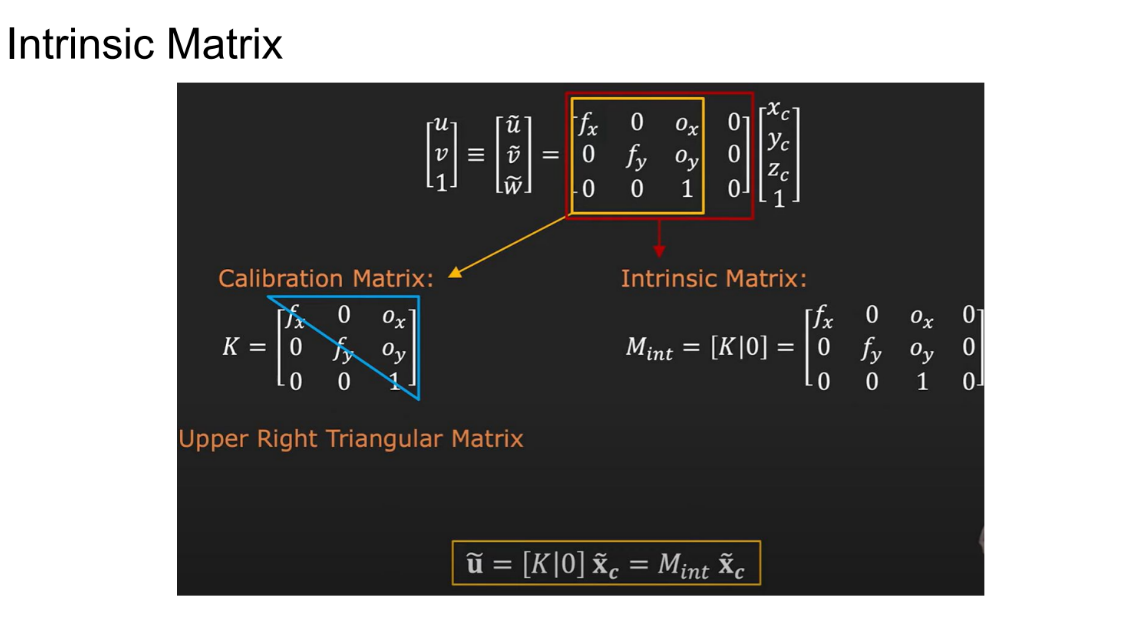
#> input picture Intrinsic.png, 1126 x 621 px
$ jupyter execute --allow-errors ques2.ipynb
#> lines starting #> are read from the running program, lines starting #| are printed output that depends on the picture
Necessary imports

[cell 1]
import numpy as np
import cv2
import matplotlib.pyplot as plt
from mpl_toolkits.mplot3d import Axes3D
import seaborn as sns
import plotly.graph_objects as go

Reading images

[cell 2]
left_bike = cv2.imread("./bikeL.png", cv2.IMREAD_COLOR)
right_bike = cv2.imread("./bikeR.png", cv2.IMREAD_COLOR)

#> (a cell that did not finish here is left out)

#> (a cell that did not finish here is left out)

Left and Right intrinsic matrix

[cell 5]
left_Intrinsic = [[5299.313, 0, 1263.818],
      [0, 5299.313, 977.763],
      [0, 0, 1]]

right_Intrinsic = [[5299.313, 0, 1438.004],
      [0, 5299.313, 977.763],
      [0, 0, 1]]

baseline = 177.288

Resize the image

[cell 6]
inp_dim_x = 1200
inp_dim_y = 1200
#> (the rest of this cell did not finish here and is left out)

Using SIFT for corresponding points

[cell 7]
sift = cv2.SIFT_create()
#> (the rest of this cell did not finish here and is left out)

[cell 8]
sift = cv2.SIFT_create()
#> (the rest of this cell did not finish here and is left out)

[cell 9]
plt.imshow(cv2.imread("./Intrinsic.png", cv2.IMREAD_COLOR))

[cell 10]
plt.imshow(cv2.imread("./Essential_matrix.png", cv2.IMREAD_COLOR))
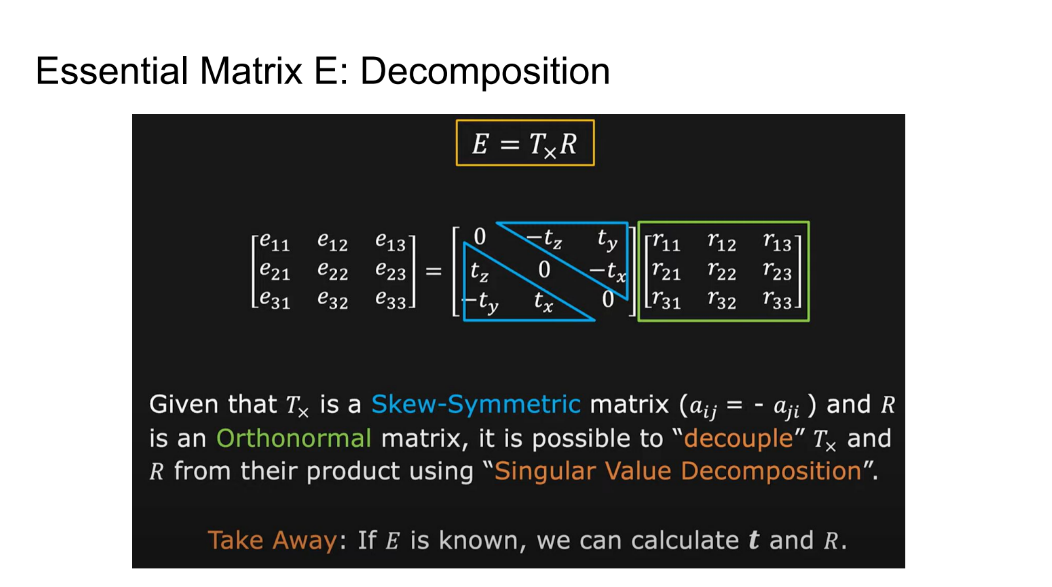
#> input picture Essential_matrix.png, 1052 x 587 px

Computing essential matrix

[cell 11]
# In the question baseline is given which mean that the tx = baseline and ty = tz = 0 and also rotation matrix will be identity
# using this idea essential matrixs can be calculated using above formula

tx = baseline
ty, tz = 0, 0
translation_matrix = np.array([[0, -tz, ty],
                              [tz, 0, -tx],
                              [-ty, tx, 0]])
rotation_matrix = np.array([[1, 0, 0],
                            [0, 1, 0],
                            [0, 0, 1]])
essential_matrix = np.dot(translation_matrix,rotation_matrix)

print(essential_matrix)

[cell 12]
plt.imshow(cv2.imread("./fundamental.png", cv2.IMREAD_COLOR))
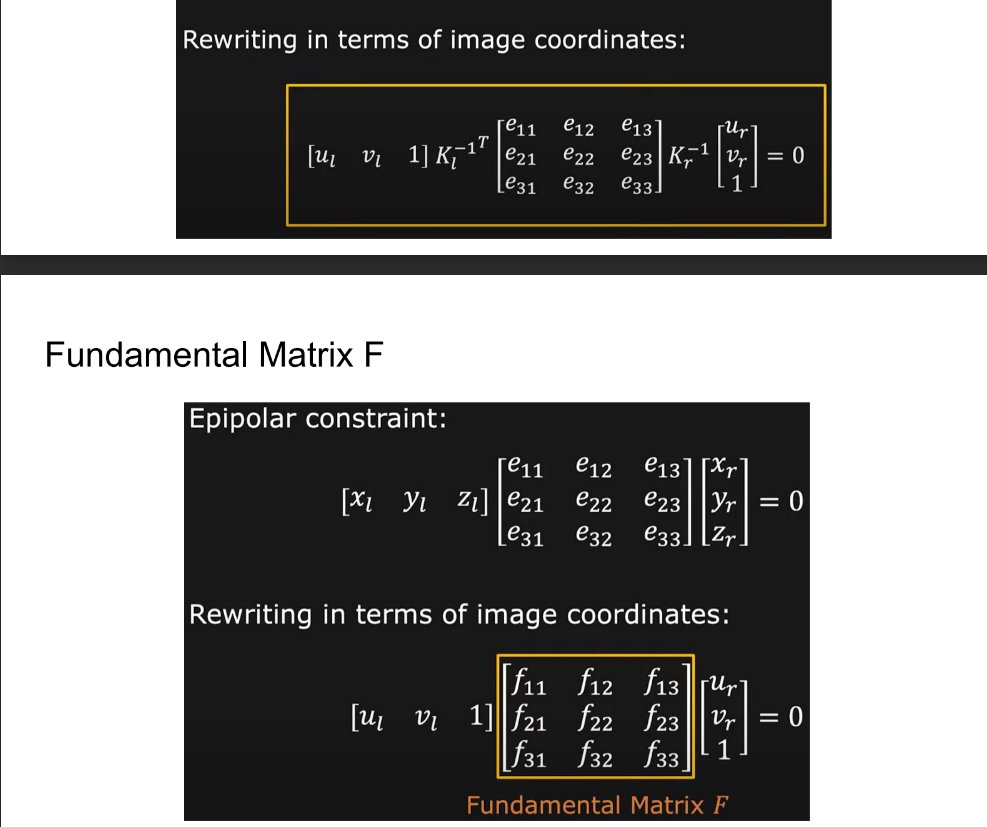
#> input picture fundamental.png, 987 x 827 px

Compute the fundamental matrix

[cell 13]
# using the above formula we can calculate the fundamental matrix
K_l_inv = np.linalg.inv(left_Intrinsic)
K_r_inv = np.linalg.inv(right_Intrinsic)
K_l_inv_transpose = K_l_inv.transpose()

fundamental_matrix = K_l_inv_transpose @ essential_matrix @ K_r_inv

print(fundamental_matrix)

[cell 14]
# [36 lines left out: function find_corresponding_point, not called in this run]

Checking for the accuracy of the corresponding points

[cell 15]
x1, y1 = 450, 250

fig, axes = plt.subplots(1, 2, figsize=(12, 6))
#> (the rest of this cell did not finish here and is left out)

[cell 16]
plt.imshow(cv2.imread("./P_l.png", cv2.IMREAD_COLOR))
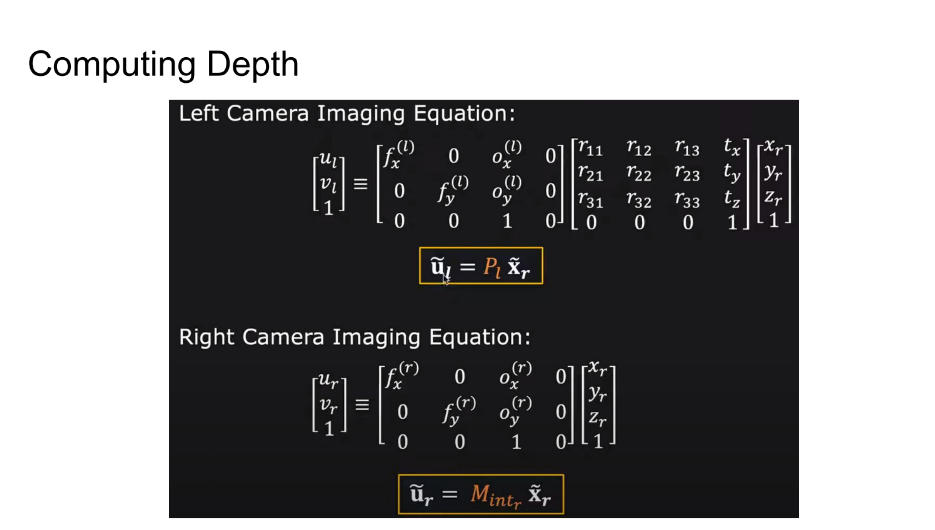
#> input picture P_l.png, 935 x 530 px

Computing the P_L and M_r for 3d points calculation

[cell 17]
rot_mat = np.array([[1, 0, 0, baseline],
                    [0, 1, 0, 0],
                    [0, 0, 1, 0],
                    [0, 0, 0, 1]])
L_intrinsic = [[5299.313, 0, 1263.818, 0],
                [0, 5299.313, 977.763, 0],
                [0, 0, 1, 0]]
P_L = np.dot(L_intrinsic, rot_mat)
P_L

[cell 18]
M_r = [[5299.313, 0, 1438.004, 0],
      [0, 5299.313, 977.763, 0],
      [0, 0, 1, 0]]
M_r

[cell 19]
plt.imshow(cv2.imread("./Computing_dep.png", cv2.IMREAD_COLOR))
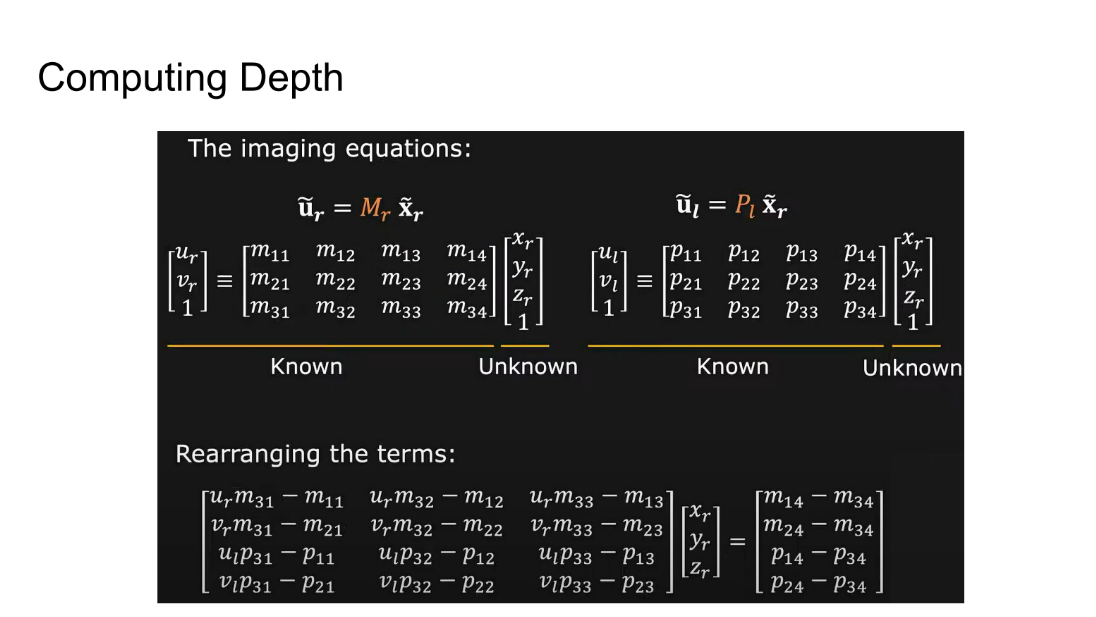
#> input picture Computing_dep.png, 1096 x 617 px

[cell 20]
plt.imshow(cv2.imread("./L_s_sol.png", cv2.IMREAD_COLOR))
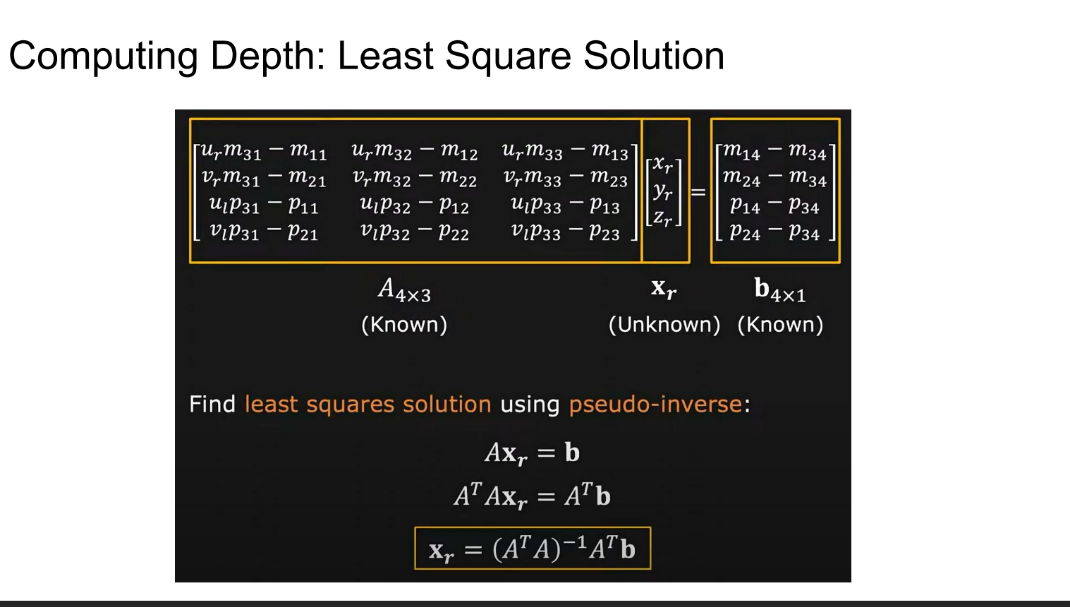
#> input picture L_s_sol.png, 1070 x 607 px
